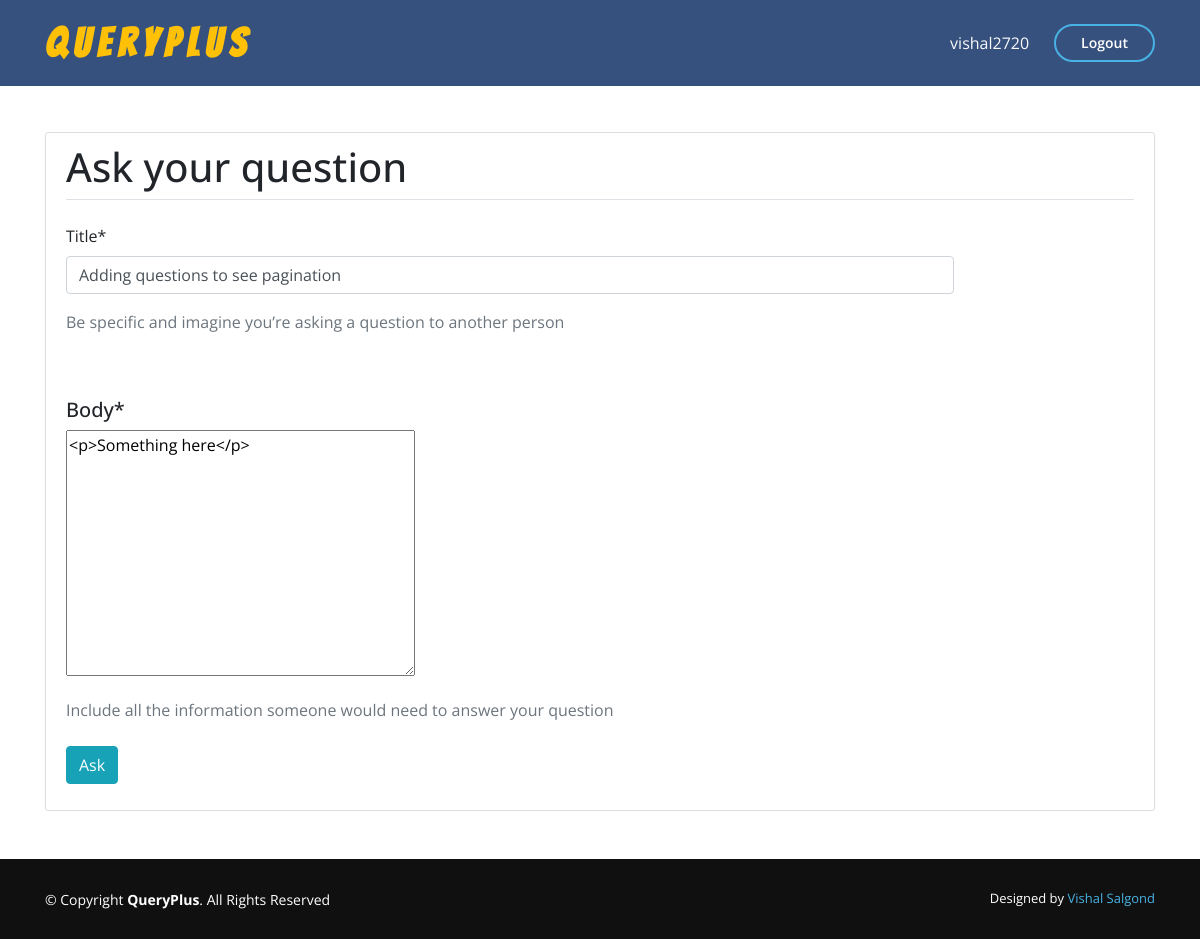
Screenshot of /question/21/update/ (signed in) with the database file from the repository.
### main_app/models.py (models this page shows, shortened)
class Question(models.Model):
    title = models.CharField(max_length=100, null=True)
    question = RichTextField()
    date_posted = models.DateTimeField(auto_now_add=True)
    author = models.ForeignKey(User, on_delete=models.CASCADE)
    upvotes = models.ManyToManyField(User, related_name='question_upvotes', blank=True)
    downvotes = models.ManyToManyField(User, related_name='question_downvotes', blank=True)

### main_app/views.py (the view, shortened to what this page needs)
# urls.py: path('question/<int:pk>/update/', QuestionUpdateView.as_view(), name='question-update'),
class QuestionUpdateView(LoginRequiredMixin, UserPassesTestMixin, UpdateView):
    model = Question
    fields = ['title','question']
    def test_func(self):
        post = self.get_object()
        if self.request.user == post.author:
            return True
        else:
            False

### main_app/templates/main_app/question_form.html (shortened to what this page needs)
{% extends "main_app/base.html" %}
{% load crispy_forms_tags %}
{% block content %}
    <div class="container my-5">
        <div class="content-section">
            <form method="POST">
                <fieldset class="form-group">
                    <legend class="border-bottom mb-4"><h1>Ask your question</h1></legend>
                    <div class="form-row mb-5">
                        <div class="form-group col-lg-10">
                            {{ form.title|as_crispy_field }}
                            <span class="text-muted">Be specific and imagine you’re asking a question to another person</span>
                        </div>
                      </div>
                      <h5>Body*</h5>
                    {{ form.question|safe }} {{ form.media }}
                </fieldset>
                <span class="text-muted">Include all the information someone would need to answer your question</span>
                <div class="form-group mt-4">
                    <button class="btn btn-info" type="submit">Ask</button>
                </div>
            </form>
        </div>
    </div>
{% endblock content %}

### main_app/templates/main_app/base.html (shortened to what this page needs)
{% load static %}
<!DOCTYPE html>
<html>
<head>
    <link rel="stylesheet" href="{% static 'main_app/vendor/bootstrap/css/bootstrap.min.css' %}">
    <link rel="stylesheet" href="{% static 'main_app/vendor/icofont/icofont.min.css' %}">
    <link rel="stylesheet" href="{% static 'main_app/vendor/boxicons/css/boxicons.min.css' %}">
    <link rel="stylesheet" href="{% static 'main_app/vendor/remixicon/remixicon.css' %}">
    <link rel="stylesheet" href="{% static 'main_app/vendor/venobox/venobox.css' %}">
    <link rel="stylesheet" href="{% static 'main_app/vendor/owl.carousel/assets/owl.carousel.min.css' %}">
    <link rel="stylesheet" href="{% static 'main_app/vendor/aos/aos.css' %}">
    <link rel="stylesheet" type="text/css" href="{% static 'main_app/main.css' %}">
    <link rel="stylesheet" href="https://cdnjs.cloudflare.com/ajax/libs/font-awesome/4.7.0/css/font-awesome.min.css">
    <link rel="stylesheet"
      href="//cdnjs.cloudflare.com/ajax/libs/highlight.js/10.0.3/styles/androidstudio.min.css">
</head>
<body>
  <div id="wrap">
  <header id="header" class="fixed-top">
    <div class="container d-flex align-items-center mb-2 mt-2">
      <h1 class="logo mr-auto"><a class="text-warning font-weight-bold" href="{% url 'home' %}">QueryPlus</a></h1>
      {%if user.is_authenticated %}
        <a href="{% url 'profile' %}" class="text-light scrollto">{{ user.username }}</a>
        <a href="" data-toggle="modal" data-target="#logoutModal" class="get-started-btn scrollto">Logout</a>
      {% else %}
        <a href="{% url 'login' %}" class="get-started-btn scrollto">Sign In</a>
        <a href="{% url 'register' %}" class="get-started-btn scrollto">Create Account</a>
      {% endif %}
    </div>
  </header>
    <main role="main" class="container">
      <div class="row pt-1">
    </main>
  {% block content %}
  {% endblock %}
  <footer id="footer">
    <div class="container footer-bottom">
      <div class="copyright">
        &copy; Copyright <strong><span>QueryPlus</span></strong>. All Rights Reserved
      </div>
      <div class="credits">
        Designed by <a href="">Vishal Salgond</a>
      </div>
    </div>
  </footer>
</div>
</body>
</html>

### main_app/static/main_app/main.css (style rules this page uses)
html { min-height: 100%; position: relative; }
body { background: white; margin-top: 5rem; font-family: 'Open Sans', sans-serif; padding-bottom: 80px; }
a { color: #47b2e4; }
#header { transition: all 0.5s; z-index: 997; padding: 15px 0; background: #37517e; }
#header .logo { font-size: 40px; font-family: 'Bangers', cursive; color: yellow; margin: 0; padding: 0; line-height: 1; font-weight: 500; letter-spacing: 7px; text-transform: uppercase; }
#header .logo a { color:black; }
.get-started-btn { margin-left: 25px; color: #fff; border-radius: 50px; padding: 6px 25px 7px 25px; white-space: nowrap; transition: 0.3s; font-size: 14px; display: inline-block; border: 2px solid #47b2e4; font-weight: 600; }
.content-section { background: #ffffff; padding: 10px 20px; border: 1px solid #dddddd; border-radius: 3px; margin-bottom: 30px; }
#footer { position: absolute; height: 80px; bottom: 0px; left: 0px; right: 0px; margin-top: 30px; font-size: 14px; background: #101010 ; }
#wrap { min-height: 100%; height: auto; }
#footer .footer-bottom { padding-top: 30px; padding-bottom: 30px; color: #fff; }
#footer .copyright { float: left; }
#footer .credits { float: right; font-size: 13px; }
#footer .credits a { transition: 0.3s; }

### rows the page displays
Question: title "Adding questions to see pagination", question "<p>Something here</p>"

### other values shown
{{ user.username }} "vishal2720"
